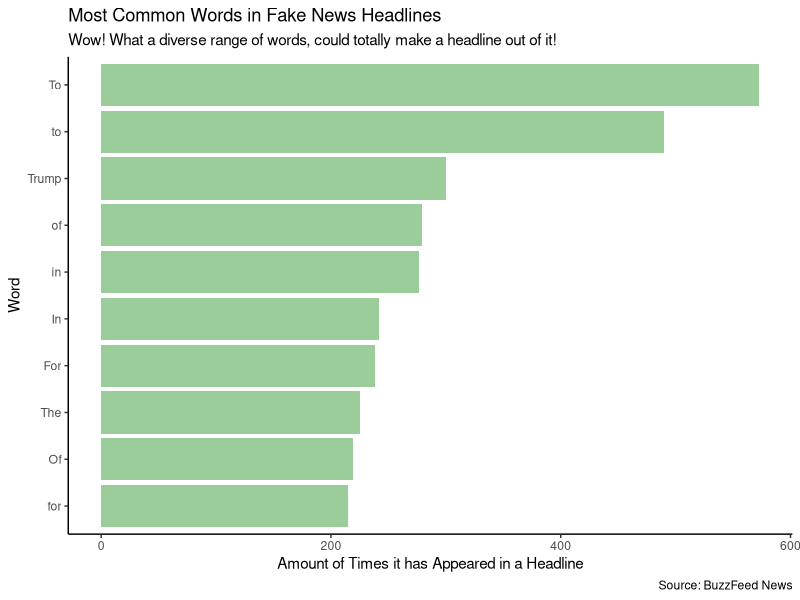

Write the R code that produced this figure.
## ---- chunk 1
knitr::opts_chunk$set(echo = TRUE)
library(tidyverse)
library(tidyr)
library(dplyr)
## ---- chunk 2
titledata <- read.csv("newstitle1.csv")
titledata %>%
  select(title, category) %>%
  slice(1:3000) %>% 
  mutate(title = strsplit(as.character(title), " ")) %>% 
  unnest(title) %>% 
  group_by(title) %>% 
  summarize(total = n()) %>% 
  arrange(desc(total)) %>% 
  slice(1:10) %>% 

ggplot(mapping = aes(x = reorder(title, total), y = total))+
  geom_col(fill = "darkseagreen3")+
  theme_classic()+
  coord_flip()+
labs(title = "Most Common Words in Fake News Headlines", 
     subtitle = "Wow! What a diverse range of words, could totally make a headline out of it!", y = "Amount of Times it has Appeared in a Headline", x = "Word", caption = "Source: BuzzFeed News")
